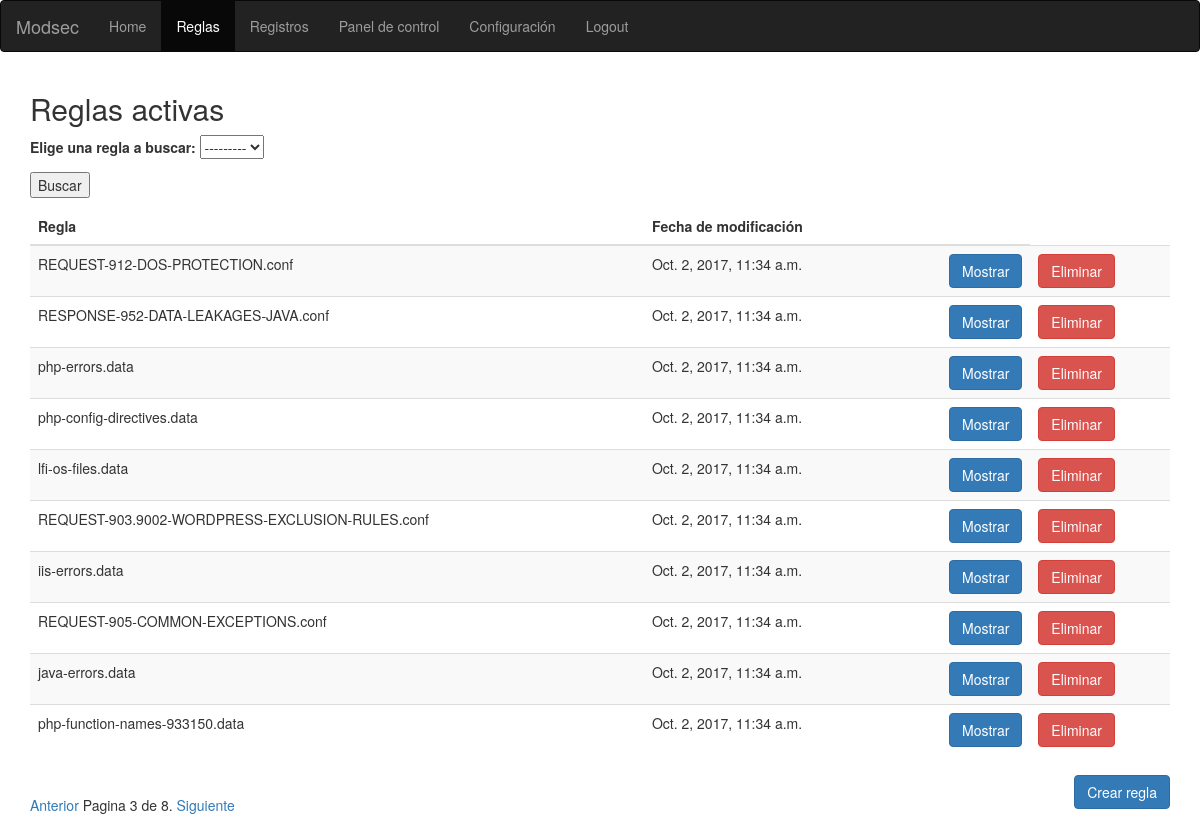
The page /modsec/rules/?page=3 (signed in) on the database as committed earlier.
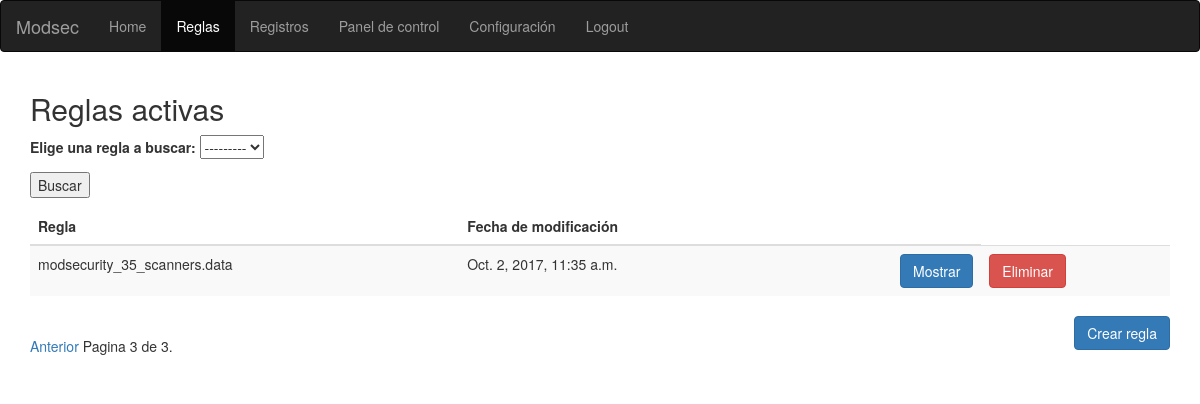
The same page on the database as committed later.
### modsec/models.py (models this page shows, shortened)
class Rule(models.Model):
    name= models.CharField(max_length=200)
    text= RichTextField(config_name='default',extra_plugins=['codesnippet'],)
    lastMod=models.DateTimeField(default=timezone.now)
    path=models.ForeignKey(Path,on_delete=models.CASCADE)

### modsec/views.py (the view)
@login_required(login_url='/modsec/login')
def rules(request):
    rule=""
    if request.method == 'POST':
        form = selectRule(request.POST)
        if form.is_valid():
            rule=form.cleaned_data['ruleSel']
            rules=Rule.objects.all()
            reglas=[]
            for r in rules:
                if str(rule)==str(r):
                    reglas.append(r)
            paginator = Paginator(reglas, 10) # Show 25 contacts per page
            page = request.GET.get('page')
            try:
                reglas = paginator.page(page)
            except PageNotAnInteger:
                reglas = paginator.page(1)
            except EmptyPage:
                reglas = paginator.page(paginator.num_pages)
            context={'form':form,'reglas':reglas,'rule': rule}
            return render(request, 'modsec/rules.html',context)
    else:
        reglas=Rule.objects.all()
        paginator = Paginator(reglas, 10) # Show 25 contacts per page
        page = request.GET.get('page')
        try:
            reglas = paginator.page(page)
        except PageNotAnInteger:
            reglas = paginator.page(1)
        except EmptyPage:
            reglas = paginator.page(paginator.num_pages)
        form = selectRule()
        context={'form':form,'reglas':reglas,'rule': rule}
    return render(request, 'modsec/rules.html',context)

### modsec/forms.py
class selectRule(forms.Form):
    ruleSel=forms.ModelChoiceField(queryset=Rule.objects.all(),label="Elige una regla a buscar")

### modsec/templates/modsec/rules.html (shortened to what this page needs)
<!DOCTYPE html>
<html lang="en">
<head>
  <link rel="stylesheet" href="https://maxcdn.bootstrapcdn.com/bootstrap/3.3.7/css/bootstrap.min.css">
</head>
<body>
<nav class="navbar navbar-inverse">
  <div class="container-fluid">
    <div class="navbar-header">
      <a class="navbar-brand" href="/modsec/">Modsec</a>
    </div>
    <ul class="nav navbar-nav">
      <li><a href="/modsec/">Home</a></li>
      <li class="active"><a href="/modsec/rules/">Reglas</a></li>
      <li><a href="/modsec/logs/">Registros</a></li>
      <li><a href="/modsec/dashboard/">Panel de control</a></li>
       <li><a href="/modsec/conf/">Configuración</a></li>
      <li><a href="/modsec/logout/">Logout</a></li>
    </ul>
  </div>
</nav>
<div class="container">
  <h2>Reglas activas</h2>
   <form id="form" method="post" action="">{% csrf_token %}
    {{form.as_p}}
    <p><input type="submit" value="Buscar"/></p>
  </form>
  <table class="table table-striped">
    <thead>
      <tr>
        <th>Regla</th>
        <th>Fecha de modificación</th>
        <th></th>
      </tr>
    </thead>
    <tbody>
     {% for rule in reglas %}
     	<tr>
			 <td>{{ rule.name }}</td>
			 <td>{{ rule.lastMod }}</td>
			 <td><a href="/modsec/showRule/{{ rule.id }}/" class="btn btn-primary" style="float:right">Mostrar</a></td>
        {% if request.user.is_superuser %}
          <td> <a href="/modsec/deleteRule/{{ rule.id }}/" class="btn btn-danger" style="float:left">Eliminar</a></td>
       {% endif %}
	 {% endfor %}
       </tr>
    </tbody>
  </table>
  <div class="pagination">
    <span class="step-links">
        {% if reglas.has_previous %}
            <a href="?page={{ reglas.previous_page_number }}">Anterior</a>
        {% endif %}
        <span class="current">
            Pagina {{ reglas.number }} de {{ reglas.paginator.num_pages }}.
        </span>
        {% if reglas.has_next %}
            <a href="?page={{ reglas.next_page_number }}">Siguiente</a>
        {% endif %}
    </span>
</div>
 <a href="/modsec/createRule/" class="btn btn-primary" style="float:right">Crear regla</a>
</div>
</body>
</html>

Rows that differ between the two databases and show on the page:
removed Rule: name "REQUEST-912-DOS-PROTECTION.conf", lastMod "Oct. 2, 2017, 11:34 a.m."
removed Rule: name "RESPONSE-952-DATA-LEAKAGES-JAVA.conf", lastMod "Oct. 2, 2017, 11:34 a.m."
removed Rule: name "php-errors.data", lastMod "Oct. 2, 2017, 11:34 a.m."
removed Rule: name "php-config-directives.data", lastMod "Oct. 2, 2017, 11:34 a.m."
removed Rule: name "lfi-os-files.data", lastMod "Oct. 2, 2017, 11:34 a.m."
removed Rule: name "REQUEST-903.9002-WORDPRESS-EXCLUSION-RULES.conf", lastMod "Oct. 2, 2017, 11:34 a.m."
removed Rule: name "iis-errors.data", lastMod "Oct. 2, 2017, 11:34 a.m."
removed Rule: name "REQUEST-905-COMMON-EXCEPTIONS.conf", lastMod "Oct. 2, 2017, 11:34 a.m."
removed Rule: name "java-errors.data", lastMod "Oct. 2, 2017, 11:34 a.m."
removed Rule: name "php-function-names-933150.data", lastMod "Oct. 2, 2017, 11:34 a.m."
now on this page (row unchanged): Rule: name "modsecurity_35_scanners.data", lastMod "Oct. 2, 2017, 11:35 a.m."
Other text that changed with them:
{{ reglas.paginator.num_pages }}: "8" → "3"
text no longer shown: "Siguiente"
